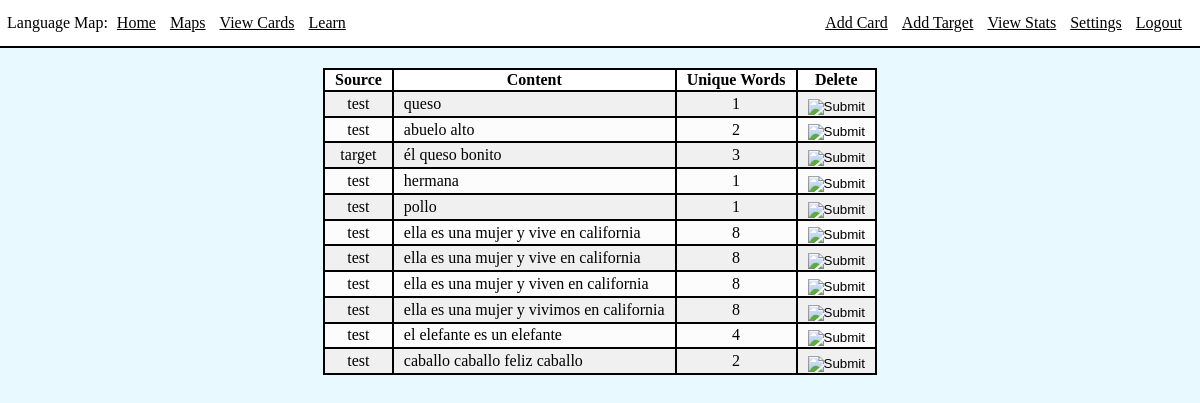
Before: /viewTargets (signed in) with the older database file.
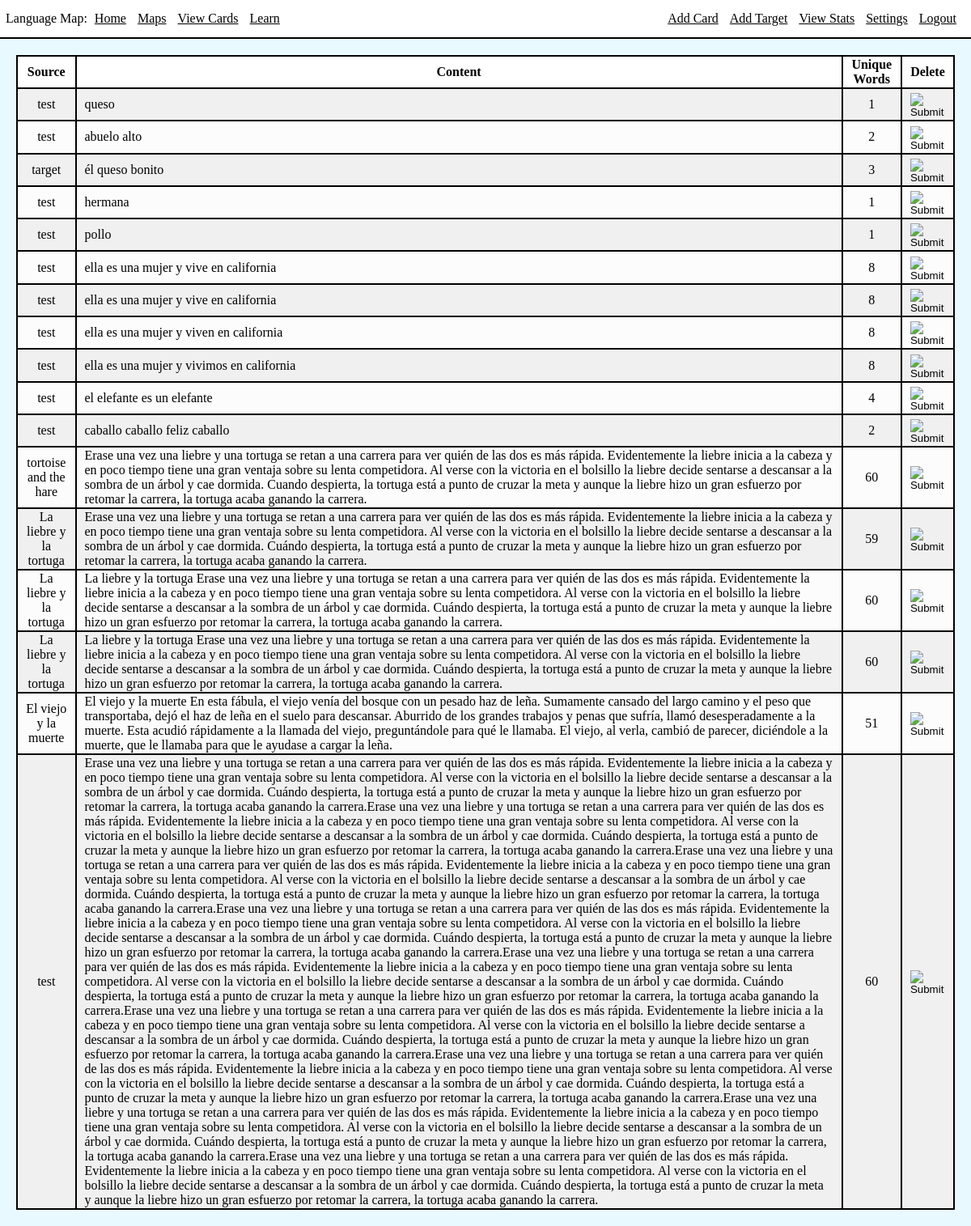
After: the same page with the newer database file.
### app/models.py (models this page shows, shortened)
class Target(db.Model):
    id = db.Column(db.Integer, index=True, primary_key=True)
    source = db.Column(db.String(100), index=True)
    content = db.Column(db.String(1000), index=True)
    category = db.Column(db.String(200), index=True)
    notes = db.Column(db.String(400), index=True)
    uniqueWordCount = db.Column(db.Integer)

### app/routes.py (the view)
@app.route('/viewTargets')
@login_required
def viewTargets():
    targets = Target.query.filter()
    return render_template('viewTargets.html', title='View Targets', targets=targets)

### app/models.py (called while the page is built)
@login.user_loader
def load_user(id):
    return User.query.get(int(id))

### app/templates/viewTargets.html
{% extends "base.html" %}
{% block content %}
<div class="int">
    <table>
        <thead>
            <th>Source</th>
            <th>Content</th>
            <th>Unique Words</th>
            <th>Delete</th>
        </thead>
        <tbody>
        {% for target in targets %}
        <tr>
            <td>{{ target.source }}</td>
            <td class="left">{{ target.content }}</td>
            <td>{{ target.uniqueWordCount }}</td>
            <td>
                <form action="{{ url_for('deleteTarget', targetID=target.id) }}" method="POST">
                    <input type="image" class="btnimg" src="../static/images/delete.png">
                </form>
            </td>
        </tr>
        {% endfor %}
        </tbody>
    </table>
</div>
{% endblock %}

### app/templates/base.html (shortened to what this page needs)
<!DOCTYPE html>
<link rel="stylesheet" href="{{ url_for('static', filename='style.css') }}">
<html>
    <head>
        <div>
            <div class="nav">
            Language Map:
            <a class="navlink" href="/index">Home</a>
            {%if current_user.is_anonymous %}
            <div class="right">
                <a class="navlink" href="/login">Login</a>
            </div>
            {% else %}
            <a class="navlink" href="/selectMap">Maps</a>
            <a class="navlink"href="/viewCards">View Cards</a>
            <a class="navlink" href="/learn">Learn</a>
            <div class="right">
                <a class="navlink" href="/addCard">Add Card</a>
            <a class="navlink" href="/addTarget">Add Target</a>
                <a class="navlink" href="/viewStats">View Stats</a>
                <a class="navlink" href="/settings">Settings</a>
                <a class="navlink" href="/logout">Logout</a>
            </div>
            {% endif %}
            </div>
        </div>
        </head>
        <body>
            <div class="content">
            {% block content %}{% endblock %}
            </div>
    </body>
</html>

### app/static/style.css (style rules this page uses)
html, body { background-color: rgb(232, 250, 255); margin: 0px; padding: 0px; max-width: 100%; overflow-x: hidden; }
.content { margin: 0px; }
.int { margin: 20px; }
a { color: black; }
.nav { background-color: white; display: inline-block; position: relative; width: 100%; padding: 7px; padding-top: 14px; padding-bottom: 14px; border-bottom: 2px solid black; }
.navlink { padding-left: 5px; padding-right: 5px; }
.right { float: right; margin-right: 20px; }
table { margin-left: auto; margin-right: auto; border: 2px solid black; text-align: center; border-collapse: collapse; }
thead { background-color: white; }
th, td { border: 2px solid black; padding-left: 10px; padding-right: 10px; }
tbody { background-color: rgb(240, 240, 240); }
tr:nth-child(even) { background-color: rgb(252, 252, 252); }
.btnimg { position: relative; margin-top: 10%; margin-left: auto; }
.left { text-align: left; }

Changed rows visible on the page:
added Target: source "tortoise and the hare", content "Erase una vez una liebre y una tortuga se retan a una carrera para ver quién de las dos es más rápida. Evidentemente la liebre inicia a la cabeza y en poco tiempo tiene una gran ventaja sobre su lenta competidora. Al verse con la victoria en el bolsillo la liebre decide sentarse a descansar a la sombra de un árbol y cae dormida. Cuando despierta, la tortuga está a punto de cruzar la meta y aunque la liebre hizo un gran esfuerzo por retomar la carrera, la tortuga acaba ganando la carrera.", uniqueWordCount "60"
added Target: source "La liebre y la tortuga", content "Erase una vez una liebre y una tortuga se retan a una carrera para ver quién de las dos es más rápida. Evidentemente la liebre inicia a la cabeza y en poco tiempo tiene una gran ventaja sobre su lenta competidora. Al verse con la victoria en el bolsillo la liebre decide sentarse a descansar a la sombra de un árbol y cae dormida. Cuándo despierta, la tortuga está a punto de cruzar la meta y aunque la liebre hizo un gran esfuerzo por retomar la carrera, la tortuga acaba ganando la carrera.", uniqueWordCount "59"
added Target: source "La liebre y la tortuga", content "La liebre y la tortuga Erase una vez una liebre y una tortuga se retan a una carrera para ver quién de las dos es más rápida. Evidentemente la liebre inicia a la cabeza y en poco tiempo tiene una gran ventaja sobre su lenta competidora. Al verse con la victoria en el bolsillo la liebre decide sentarse a descansar a la sombra de un árbol y cae dormida. Cuándo despierta, la tortuga está a punto de cruzar la meta y aunque la liebre hizo un gran esfuerzo por retomar la carrera, la tortuga acaba ganando la carrera.", uniqueWordCount "60"
added Target: source "La liebre y la tortuga", content "La liebre y la tortuga Erase una vez una liebre y una tortuga se retan a una carrera para ver quién de las dos es más rápida. Evidentemente la liebre inicia a la cabeza y en poco tiempo tiene una gran ventaja sobre su lenta competidora. Al verse con la victoria en el bolsillo la liebre decide sentarse a descansar a la sombra de un árbol y cae dormida. Cuándo despierta, la tortuga está a punto de cruzar la meta y aunque la liebre hizo un gran esfuerzo por retomar la carrera, la tortuga acaba ganando la carrera.", uniqueWordCount "60"
added Target: source "El viejo y la muerte", content "El viejo y la muerte En esta fábula, el viejo venía del bosque con un pesado haz de leña. Sumamente cansado del largo camino y el peso que transportaba, dejó el haz de leña en el suelo para descansar. Aburrido de los grandes trabajos y penas que sufría, llamó desesperadamente a la muerte. Esta acudió rápidamente a la llamada del viejo, preguntándole para qué le llamaba. El viejo, al verla, cambió de parecer, diciéndole a la muerte, que le llamaba para que le ayudase a cargar la leña.", uniqueWordCount "51"
added Target: source "test", content "Erase una vez una liebre y una tortuga se retan a una carrera para ver quién de las dos es más rápida. Evidentemente la liebre inicia a la cabeza y en poco tiempo tiene una gran ventaja sobre su lenta competidora. Al verse con la victoria en el bolsillo la liebre decide sentarse a descansar a la sombra de un árbol y cae dormida. Cuándo despierta, la tortuga está a punto de cruzar la meta y aunque la liebre hizo un gran esfuerzo por retomar la carrera, la tortuga acaba ganando la carrera.Erase una vez una liebre y una tortuga se retan a una carrera para ver quién de las dos es más rápida. Evidentemente la liebre inicia a la cabeza y en poco tiempo tiene una gran ventaja sobre su lenta…", uniqueWordCount "60"
